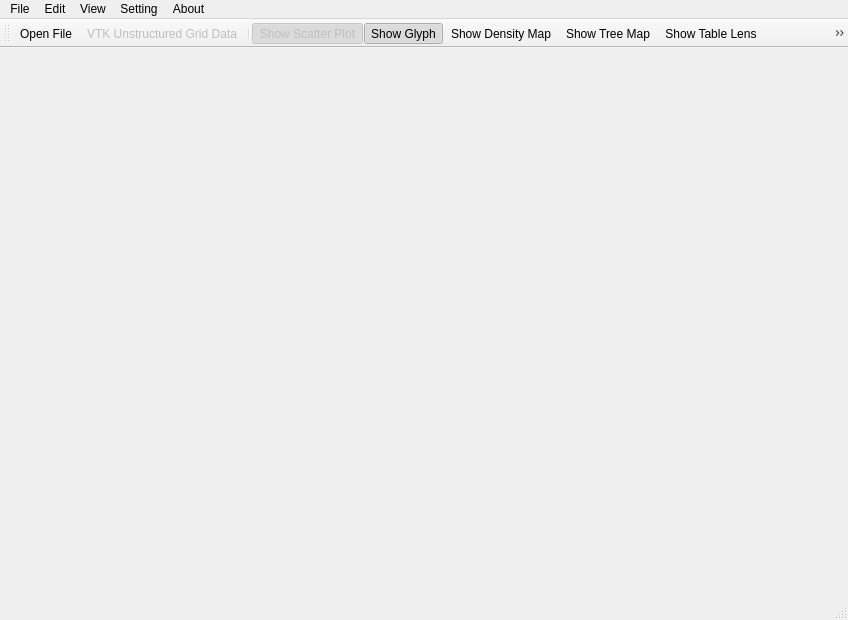
<?xml version="1.0" encoding="UTF-8"?>
<ui version="4.0">
 <class>ScatterPointGlyphClass</class>
 <widget class="QMainWindow" name="ScatterPointGlyphClass">
  <property name="geometry">
   <rect>
    <x>0</x>
    <y>0</y>
    <width>848</width>
    <height>620</height>
   </rect>
  </property>
  <property name="windowTitle">
   <string>Scatter Point Glyph</string>
  </property>
  <property name="windowIcon">
   <iconset resource="scatter_point_glyph.qrc">
    <normaloff>:/ScatterPointGlyph/images/system_icon.png</normaloff>:/ScatterPointGlyph/images/system_icon.png</iconset>
  </property>
  <widget class="QWidget" name="centralWidget"/>
  <widget class="QMenuBar" name="menuBar">
   <property name="geometry">
    <rect>
     <x>0</x>
     <y>0</y>
     <width>848</width>
     <height>21</height>
    </rect>
   </property>
   <widget class="QMenu" name="menuFile">
    <property name="title">
     <string>File</string>
    </property>
    <widget class="QMenu" name="menuOpen">
     <property name="title">
      <string>Open</string>
     </property>
     <addaction name="actionOpen_File"/>
     <addaction name="actionVTK_Unstructured_Grid_Data"/>
    </widget>
    <widget class="QMenu" name="menuOpen_Example">
     <property name="title">
      <string>Open Example</string>
     </property>
     <addaction name="actionIris"/>
     <addaction name="actionWine"/>
     <addaction name="actionAuto_MPG"/>
     <addaction name="actionWdbc"/>
     <addaction name="actionMeteo_Case"/>
    </widget>
    <addaction name="menuOpen"/>
    <addaction name="menuOpen_Example"/>
    <addaction name="action_close"/>
    <addaction name="separator"/>
    <addaction name="actionExit"/>
   </widget>
   <widget class="QMenu" name="menuEdit">
    <property name="title">
     <string>Edit</string>
    </property>
    <addaction name="actionExec"/>
    <addaction name="actionSplit"/>
    <addaction name="actionMerge"/>
    <addaction name="separator"/>
    <addaction name="actionSingle_Selection"/>
    <addaction name="actionSequence_Selection"/>
    <addaction name="actionSelect_Minimum_Path"/>
    <addaction name="actionBrush_Path_Sequence"/>
    <addaction name="actionBrush_Cluster"/>
    <addaction name="actionAdd_Path_Sequence"/>
   </widget>
   <widget class="QMenu" name="menuSetting">
    <property name="title">
     <string>Setting</string>
    </property>
    <addaction name="action_hierarchical_clustering"/>
    <addaction name="actionChameleon_Clustering"/>
    <addaction name="actionNCuts"/>
    <addaction name="actionMulti_Label"/>
    <addaction name="separator"/>
    <addaction name="actionClusterOptions"/>
   </widget>
   <widget class="QMenu" name="menuAbout">
    <property name="title">
     <string>About</string>
    </property>
   </widget>
   <widget class="QMenu" name="menuView">
    <property name="title">
     <string>View</string>
    </property>
    <widget class="QMenu" name="menuShow_Sequence">
     <property name="title">
      <string>Show Sequence</string>
     </property>
     <property name="icon">
      <iconset resource="scatter_point_glyph.qrc">
       <normaloff>:/ScatterPointGlyph/images/barchart.png</normaloff>:/ScatterPointGlyph/images/barchart.png</iconset>
     </property>
     <addaction name="actionOff"/>
    </widget>
    <widget class="QMenu" name="menuColor_Mapping">
     <property name="title">
      <string>Color Mapping</string>
     </property>
     <property name="icon">
      <iconset resource="scatter_point_glyph.qrc">
       <normaloff>:/ScatterPointGlyph/images/mapping.png</normaloff>:/ScatterPointGlyph/images/mapping.png</iconset>
     </property>
     <addaction name="actionColor_Mapping_Off"/>
    </widget>
    <addaction name="menuColor_Mapping"/>
    <addaction name="menuShow_Sequence"/>
    <addaction name="actionShow_Minimum_Spanning_Tree"/>
    <addaction name="separator"/>
    <addaction name="actionShow_Glyph"/>
    <addaction name="actionShow_Density_Map"/>
    <addaction name="actionShow_PCP"/>
    <addaction name="actionShow_Tree_Map"/>
    <addaction name="actionShow_Table_Lens"/>
    <addaction name="actionShow_Data_Table"/>
    <addaction name="separator"/>
    <addaction name="actionVariable_Selection"/>
    <addaction name="actionOptions"/>
   </widget>
   <addaction name="menuFile"/>
   <addaction name="menuEdit"/>
   <addaction name="menuView"/>
   <addaction name="menuSetting"/>
   <addaction name="menuAbout"/>
  </widget>
  <widget class="QToolBar" name="mainToolBar">
   <property name="enabled">
    <bool>true</bool>
   </property>
   <attribute name="toolBarArea">
    <enum>TopToolBarArea</enum>
   </attribute>
   <attribute name="toolBarBreak">
    <bool>false</bool>
   </attribute>
   <addaction name="actionOpen_File"/>
   <addaction name="actionVTK_Unstructured_Grid_Data"/>
   <addaction name="separator"/>
   <addaction name="actionShow_Scatter_Plot"/>
   <addaction name="actionShow_Glyph"/>
   <addaction name="actionShow_Density_Map"/>
   <addaction name="actionShow_Tree_Map"/>
   <addaction name="actionShow_Table_Lens"/>
   <addaction name="actionShow_PCP"/>
   <addaction name="actionShow_Volume"/>
   <addaction name="actionShow_Map"/>
   <addaction name="actionShow_Data_Table"/>
   <addaction name="separator"/>
   <addaction name="actionSingle_Selection"/>
   <addaction name="actionSequence_Selection"/>
   <addaction name="actionSelect_Minimum_Path"/>
   <addaction name="actionBrush_Path_Sequence"/>
   <addaction name="actionBrush_Cluster"/>
   <addaction name="actionAdd_Path_Sequence"/>
   <addaction name="separator"/>
   <addaction name="actionRecursive_Splitting"/>
   <addaction name="actionSplit"/>
   <addaction name="actionMerge"/>
   <addaction name="separator"/>
  </widget>
  <widget class="QStatusBar" name="statusBar"/>
  <action name="action_close">
   <property name="text">
    <string>Close</string>
   </property>
  </action>
  <action name="actionExit">
   <property name="text">
    <string>Exit</string>
   </property>
  </action>
  <action name="action_hierarchical_clustering">
   <property name="checkable">
    <bool>true</bool>
   </property>
   <property name="icon">
    <iconset resource="scatter_point_glyph.qrc">
     <normaloff>:/ScatterPointGlyph/images/hier.png</normaloff>:/ScatterPointGlyph/images/hier.png</iconset>
   </property>
   <property name="text">
    <string>Hierarchical Clustering</string>
   </property>
  </action>
  <action name="action_layer_panel">
   <property name="checkable">
    <bool>true</bool>
   </property>
   <property name="text">
    <string>Layer Panel</string>
   </property>
  </action>
  <action name="actionRaw_Grid_Data">
   <property name="icon">
    <iconset resource="scatter_point_glyph.qrc">
     <normaloff>:/ScatterPointGlyph/images/calibrated_result_t.png</normaloff>:/ScatterPointGlyph/images/calibrated_result_t.png</iconset>
   </property>
   <property name="text">
    <string>Raw Grid Data</string>
   </property>
  </action>
  <action name="actionVTK_Unstructured_Grid_Data">
   <property name="enabled">
    <bool>false</bool>
   </property>
   <property name="icon">
    <iconset resource="scatter_point_glyph.qrc">
     <normaloff>:/ScatterPointGlyph/images/scatter-1.png</normaloff>:/ScatterPointGlyph/images/scatter-1.png</iconset>
   </property>
   <property name="text">
    <string>VTK Unstructured Grid Data</string>
   </property>
  </action>
  <action name="actionOpen_File">
   <property name="icon">
    <iconset resource="scatter_point_glyph.qrc">
     <normaloff>:/ScatterPointGlyph/images/open.png</normaloff>:/ScatterPointGlyph/images/open.png</iconset>
   </property>
   <property name="text">
    <string>Open File</string>
   </property>
  </action>
  <action name="actionExec">
   <property name="icon">
    <iconset resource="scatter_point_glyph.qrc">
     <normaloff>:/ScatterPointGlyph/images/exec.png</normaloff>:/ScatterPointGlyph/images/exec.png</iconset>
   </property>
   <property name="text">
    <string>Exec</string>
   </property>
  </action>
  <action name="actionSingle_Selection">
   <property name="checkable">
    <bool>true</bool>
   </property>
   <property name="checked">
    <bool>true</bool>
   </property>
   <property name="icon">
    <iconset resource="scatter_point_glyph.qrc">
     <normaloff>:/ScatterPointGlyph/images/pick.png</normaloff>:/ScatterPointGlyph/images/pick.png</iconset>
   </property>
   <property name="text">
    <string>Single Selection</string>
   </property>
  </action>
  <action name="actionSequence_Selection">
   <property name="checkable">
    <bool>true</bool>
   </property>
   <property name="checked">
    <bool>false</bool>
   </property>
   <property name="enabled">
    <bool>false</bool>
   </property>
   <property name="icon">
    <iconset resource="scatter_point_glyph.qrc">
     <normaloff>:/ScatterPointGlyph/images/sequence.png</normaloff>:/ScatterPointGlyph/images/sequence.png</iconset>
   </property>
   <property name="text">
    <string>Sequence Selection</string>
   </property>
  </action>
  <action name="actionBrush_Cluster">
   <property name="checkable">
    <bool>true</bool>
   </property>
   <property name="icon">
    <iconset resource="scatter_point_glyph.qrc">
     <normaloff>:/ScatterPointGlyph/images/painter2.png</normaloff>:/ScatterPointGlyph/images/painter2.png</iconset>
   </property>
   <property name="text">
    <string>Brush Cluster</string>
   </property>
  </action>
  <action name="actionSplit">
   <property name="icon">
    <iconset resource="scatter_point_glyph.qrc">
     <normaloff>:/ScatterPointGlyph/images/scissors9.png</normaloff>:/ScatterPointGlyph/images/scissors9.png</iconset>
   </property>
   <property name="text">
    <string>Split</string>
   </property>
  </action>
  <action name="actionMerge">
   <property name="icon">
    <iconset resource="scatter_point_glyph.qrc">
     <normaloff>:/ScatterPointGlyph/images/merge.png</normaloff>:/ScatterPointGlyph/images/merge.png</iconset>
   </property>
   <property name="text">
    <string>Merge</string>
   </property>
  </action>
  <action name="actionAdd_Path_Sequence">
   <property name="enabled">
    <bool>false</bool>
   </property>
   <property name="icon">
    <iconset resource="scatter_point_glyph.qrc">
     <normaloff>:/ScatterPointGlyph/images/save.png</normaloff>:/ScatterPointGlyph/images/save.png</iconset>
   </property>
   <property name="text">
    <string>Add Path Sequence</string>
   </property>
  </action>
  <action name="actionBrush_Path_Sequence">
   <property name="checkable">
    <bool>true</bool>
   </property>
   <property name="enabled">
    <bool>false</bool>
   </property>
   <property name="icon">
    <iconset resource="scatter_point_glyph.qrc">
     <normaloff>:/ScatterPointGlyph/images/painter1.png</normaloff>:/ScatterPointGlyph/images/painter1.png</iconset>
   </property>
   <property name="text">
    <string>Brush Path Sequence</string>
   </property>
  </action>
  <action name="actionSelect_Minimum_Path">
   <property name="checkable">
    <bool>true</bool>
   </property>
   <property name="enabled">
    <bool>false</bool>
   </property>
   <property name="icon">
    <iconset resource="scatter_point_glyph.qrc">
     <normaloff>:/ScatterPointGlyph/images/min_path.png</normaloff>:/ScatterPointGlyph/images/min_path.png</iconset>
   </property>
   <property name="text">
    <string>Select Minimum Path</string>
   </property>
  </action>
  <action name="actionShow_Minimum_Spanning_Tree">
   <property name="checkable">
    <bool>true</bool>
   </property>
   <property name="icon">
    <iconset resource="scatter_point_glyph.qrc">
     <normaloff>:/ScatterPointGlyph/images/mst.png</normaloff>:/ScatterPointGlyph/images/mst.png</iconset>
   </property>
   <property name="text">
    <string>Show Minimum Spanning Tree</string>
   </property>
  </action>
  <action name="actionOff">
   <property name="checkable">
    <bool>true</bool>
   </property>
   <property name="checked">
    <bool>false</bool>
   </property>
   <property name="text">
    <string>Off</string>
   </property>
  </action>
  <action name="actionChameleon_Clustering">
   <property name="checkable">
    <bool>true</bool>
   </property>
   <property name="enabled">
    <bool>false</bool>
   </property>
   <property name="icon">
    <iconset resource="scatter_point_glyph.qrc">
     <normaloff>:/ScatterPointGlyph/images/chameleon.png</normaloff>:/ScatterPointGlyph/images/chameleon.png</iconset>
   </property>
   <property name="text">
    <string>Chameleon Clustering</string>
   </property>
  </action>
  <action name="actionNCuts">
   <property name="checkable">
    <bool>true</bool>
   </property>
   <property name="icon">
    <iconset resource="scatter_point_glyph.qrc">
     <normaloff>:/ScatterPointGlyph/images/ncuts.png</normaloff>:/ScatterPointGlyph/images/ncuts.png</iconset>
   </property>
   <property name="text">
    <string>NCuts Clustering</string>
   </property>
  </action>
  <action name="actionMulti_Label">
   <property name="checkable">
    <bool>true</bool>
   </property>
   <property name="icon">
    <iconset resource="scatter_point_glyph.qrc">
     <normaloff>:/ScatterPointGlyph/images/multi_label.png</normaloff>:/ScatterPointGlyph/images/multi_label.png</iconset>
   </property>
   <property name="text">
    <string>Multi Label Clustering</string>
   </property>
  </action>
  <action name="actionShow_Glyph">
   <property name="checkable">
    <bool>true</bool>
   </property>
   <property name="checked">
    <bool>true</bool>
   </property>
   <property name="icon">
    <iconset resource="scatter_point_glyph.qrc">
     <normaloff>:/ScatterPointGlyph/images/transmap.png</normaloff>:/ScatterPointGlyph/images/transmap.png</iconset>
   </property>
   <property name="text">
    <string>Show Glyph</string>
   </property>
  </action>
  <action name="actionShow_PCP">
   <property name="checkable">
    <bool>true</bool>
   </property>
   <property name="checked">
    <bool>false</bool>
   </property>
   <property name="icon">
    <iconset resource="scatter_point_glyph.qrc">
     <normaloff>:/ScatterPointGlyph/images/pcp.png</normaloff>:/ScatterPointGlyph/images/pcp.png</iconset>
   </property>
   <property name="text">
    <string>Show PCP</string>
   </property>
  </action>
  <action name="actionShow_Tree_Map">
   <property name="checkable">
    <bool>true</bool>
   </property>
   <property name="checked">
    <bool>false</bool>
   </property>
   <property name="icon">
    <iconset resource="scatter_point_glyph.qrc">
     <normaloff>:/ScatterPointGlyph/images/treemap.png</normaloff>:/ScatterPointGlyph/images/treemap.png</iconset>
   </property>
   <property name="text">
    <string>Show Tree Map</string>
   </property>
  </action>
  <action name="actionShow_Table_Lens">
   <property name="checkable">
    <bool>true</bool>
   </property>
   <property name="checked">
    <bool>false</bool>
   </property>
   <property name="icon">
    <iconset resource="scatter_point_glyph.qrc">
     <normaloff>:/ScatterPointGlyph/images/table_lens.png</normaloff>:/ScatterPointGlyph/images/table_lens.png</iconset>
   </property>
   <property name="text">
    <string>Show Table Lens</string>
   </property>
  </action>
  <action name="actionOptions">
   <property name="text">
    <string>Options</string>
   </property>
  </action>
  <action name="actionRecursive_Splitting">
   <property name="icon">
    <iconset resource="scatter_point_glyph.qrc">
     <normaloff>:/ScatterPointGlyph/images/begin.png</normaloff>:/ScatterPointGlyph/images/begin.png</iconset>
   </property>
   <property name="text">
    <string>Recursive Splitting</string>
   </property>
   <property name="toolTip">
    <string>Recursive Splitting</string>
   </property>
  </action>
  <action name="actionShow_Density_Map">
   <property name="checkable">
    <bool>true</bool>
   </property>
   <property name="icon">
    <iconset resource="scatter_point_glyph.qrc">
     <normaloff>:/ScatterPointGlyph/images/densitymap.png</normaloff>:/ScatterPointGlyph/images/densitymap.png</iconset>
   </property>
   <property name="text">
    <string>Show Density Map</string>
   </property>
  </action>
  <action name="actionShow_Data_Table">
   <property name="checkable">
    <bool>true</bool>
   </property>
   <property name="icon">
    <iconset resource="scatter_point_glyph.qrc">
     <normaloff>:/ScatterPointGlyph/images/table.png</normaloff>:/ScatterPointGlyph/images/table.png</iconset>
   </property>
   <property name="text">
    <string>Show Data Table</string>
   </property>
  </action>
  <action name="actionColor_Mapping_Off">
   <property name="checkable">
    <bool>true</bool>
   </property>
   <property name="checked">
    <bool>true</bool>
   </property>
   <property name="text">
    <string>Off</string>
   </property>
  </action>
  <action name="actionShow_Scatter_Plot">
   <property name="checkable">
    <bool>true</bool>
   </property>
   <property name="checked">
    <bool>true</bool>
   </property>
   <property name="enabled">
    <bool>false</bool>
   </property>
   <property name="icon">
    <iconset resource="scatter_point_glyph.qrc">
     <normaloff>:/ScatterPointGlyph/images/scatterplot.png</normaloff>:/ScatterPointGlyph/images/scatterplot.png</iconset>
   </property>
   <property name="text">
    <string>Show Scatter Plot</string>
   </property>
  </action>
  <action name="actionShow_2D_Result_Scatter_Plot">
   <property name="enabled">
    <bool>false</bool>
   </property>
   <property name="icon">
    <iconset resource="scatter_point_glyph.qrc">
     <normaloff>:/ScatterPointGlyph/images/2dscatter.png</normaloff>:/ScatterPointGlyph/images/2dscatter.png</iconset>
   </property>
   <property name="text">
    <string>Show 2D Result Scatter Plot</string>
   </property>
  </action>
  <action name="actionShow_Result_3D_Scatter_Plot">
   <property name="enabled">
    <bool>false</bool>
   </property>
   <property name="icon">
    <iconset resource="scatter_point_glyph.qrc">
     <normaloff>:/ScatterPointGlyph/images/3dscatter.png</normaloff>:/ScatterPointGlyph/images/3dscatter.png</iconset>
   </property>
   <property name="text">
    <string>Show Result 3D Scatter Plot</string>
   </property>
  </action>
  <action name="actionShow_Map">
   <property name="checkable">
    <bool>true</bool>
   </property>
   <property name="icon">
    <iconset resource="scatter_point_glyph.qrc">
     <normaloff>:/ScatterPointGlyph/images/map.png</normaloff>:/ScatterPointGlyph/images/map.png</iconset>
   </property>
   <property name="text">
    <string>Show Map</string>
   </property>
  </action>
  <action name="actionClusterOptions">
   <property name="checkable">
    <bool>false</bool>
   </property>
   <property name="text">
    <string>Options</string>
   </property>
  </action>
  <action name="actionIris">
   <property name="checkable">
    <bool>true</bool>
   </property>
   <property name="text">
    <string>Iris</string>
   </property>
  </action>
  <action name="actionWine">
   <property name="checkable">
    <bool>true</bool>
   </property>
   <property name="text">
    <string>Wine</string>
   </property>
  </action>
  <action name="actionAuto_MPG">
   <property name="checkable">
    <bool>true</bool>
   </property>
   <property name="text">
    <string>Auto-MPG</string>
   </property>
  </action>
  <action name="actionWdbc">
   <property name="checkable">
    <bool>true</bool>
   </property>
   <property name="text">
    <string>Wdbc</string>
   </property>
  </action>
  <action name="actionMeteo_Case">
   <property name="checkable">
    <bool>true</bool>
   </property>
   <property name="text">
    <string>Meteo-Case</string>
   </property>
  </action>
  <action name="actionVariable_Selection">
   <property name="checkable">
    <bool>true</bool>
   </property>
   <property name="checked">
    <bool>false</bool>
   </property>
   <property name="text">
    <string>Variable Selection</string>
   </property>
  </action>
  <action name="actionShow_Volume">
   <property name="checkable">
    <bool>true</bool>
   </property>
   <property name="icon">
    <iconset resource="scatter_point_glyph.qrc">
     <normaloff>:/ScatterPointGlyph/images/volume.png</normaloff>:/ScatterPointGlyph/images/volume.png</iconset>
   </property>
   <property name="text">
    <string>Show Volume</string>
   </property>
  </action>
 </widget>
 <layoutdefault spacing="6" margin="11"/>
 <resources>
  <include location="scatter_point_glyph.qrc"/>
 </resources>
 <connections/>
</ui>
